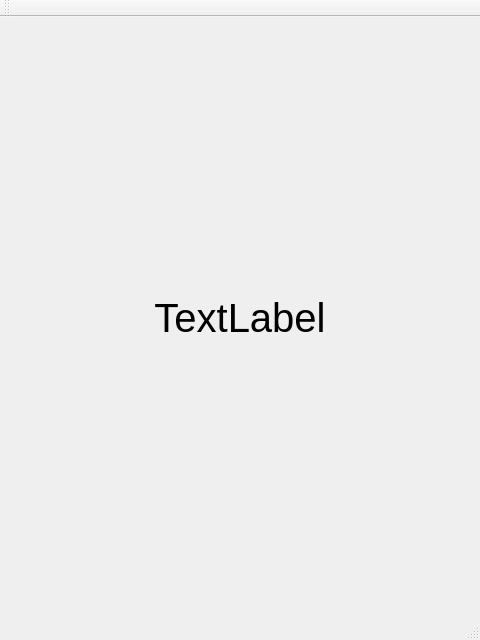
<?xml version="1.0" encoding="UTF-8"?>
<ui version="4.0">
 <class>MainWindow</class>
 <widget class="QMainWindow" name="MainWindow">
  <property name="geometry">
   <rect>
    <x>0</x>
    <y>0</y>
    <width>480</width>
    <height>640</height>
   </rect>
  </property>
  <property name="windowTitle">
   <string>MainWindow</string>
  </property>
  <widget class="QWidget" name="centralWidget">
   <layout class="QGridLayout" name="gridLayout">
    <item row="0" column="0">
     <widget class="QLabel" name="labelText">
      <property name="font">
       <font>
        <pointsize>30</pointsize>
       </font>
      </property>
      <property name="text">
       <string>TextLabel</string>
      </property>
      <property name="alignment">
       <set>Qt::AlignCenter</set>
      </property>
     </widget>
    </item>
   </layout>
  </widget>
  <widget class="QMenuBar" name="menuBar">
   <property name="geometry">
    <rect>
     <x>0</x>
     <y>0</y>
     <width>480</width>
     <height>25</height>
    </rect>
   </property>
  </widget>
  <widget class="QToolBar" name="mainToolBar">
   <attribute name="toolBarArea">
    <enum>TopToolBarArea</enum>
   </attribute>
   <attribute name="toolBarBreak">
    <bool>false</bool>
   </attribute>
  </widget>
  <widget class="QStatusBar" name="statusBar"/>
 </widget>
 <layoutdefault spacing="6" margin="11"/>
 <resources/>
 <connections/>
</ui>
